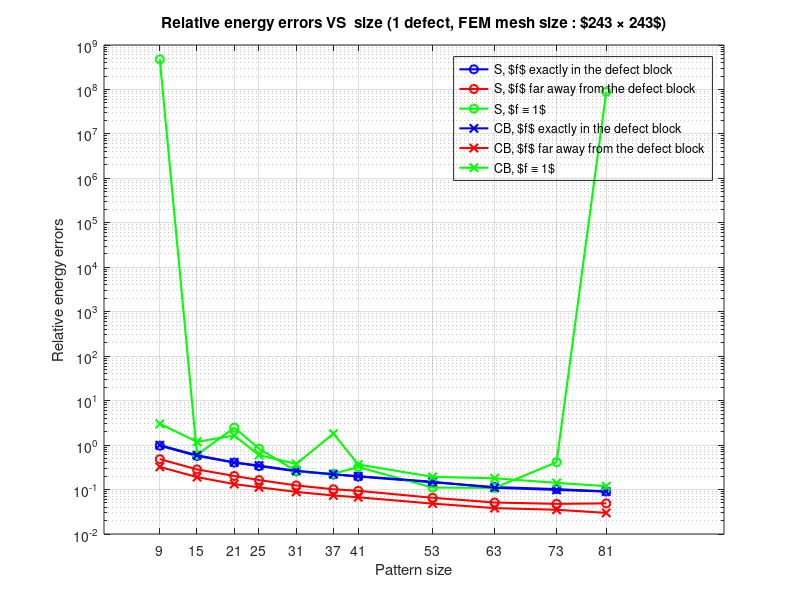

Write the MATLAB code that produced this figure.
x = [9, 15, 21, 25, 31, 37, 41, 53, 63, 73, 81];

y2 = [0.96955, 0.569886, 0.403971, 0.336314, 0.257441, 0.219014, 0.195993, 0.145214, 0.11383, 0.102295, 0.0907943];  % sponge pattern f exactly in the defect block
y3 = [4.76016e+08, 0.602729, 2.46625, 0.830233, 0.258869, 0.225821, 0.320712, 0.110813, 0.109032, 0.412448, 8.88536e+07]; % sponge pattern f=1
y4 = [0.481949, 0.28411, 0.20221, 0.16354, 0.123732, 0.101429, 0.093669, 0.0651953, 0.0510991, 0.0476644, 0.0488627]; % sponge pattern f far away from the defect block
y5 = [0.322697, 0.190411, 0.132675, 0.11221, 0.0885265, 0.0734998, 0.0669462, 0.0482137, 0.0382324, 0.0350658, 0.0298518]; % checkerboard pattern f far away from the defect block
y6 = [0.99866, 0.591164, 0.408771, 0.346439, 0.264211, 0.220872, 0.19985, 0.149747, 0.109593, 0.0980356, 0.0899418]; % checkerboard pattern f exactly in the defect block
y7 = [3.0017, 1.18449, 1.6402, 0.595692, 0.375667, 1.81017, 0.365562, 0.192765, 0.179254, 0.141179, 0.118998]; % checkerboard pattern f=1

linew = 1.5;

semilogy(x, y2, '-o', 'LineWidth', linew, 'color', 'blue');
hold on;
semilogy(x, y4, '-o', 'LineWidth', linew, 'color', 'red');
hold on;
semilogy(x, y3, '-o', 'LineWidth', linew, 'color', 'green');
hold on;
semilogy(x, y6, '-x', 'LineWidth', linew, 'color', 'blue');  
hold on;
semilogy(x, y5, '-x', 'LineWidth', linew, 'color', 'red'); 
hold on;
semilogy(x, y7, '-x', 'LineWidth', linew, 'color', 'green');

xlabel('Pattern size');
ylabel('Relative energy errors');
title('Relative energy errors VS  size (1 defect, FEM mesh size : $243 \times 243$)');

grid on;

legend('S, $f$ exactly in the defect block', 
       'S, $f$ far away from the defect block', 
       'S, $f \equiv 1$', 
       'CB, $f$ exactly in the defect block',
       'CB, $f$ far away from the defect block',
       'CB, $f \equiv 1$',
       'location', 'northeast', % north
       'NumColumns', 1,
       'Color', 'none'
);

% set(gca, 'YScale', 'log'); 

% set x-axis ticks to match the x data
xticks(x);

% print("relative_energy_errors_vs_cbsize.png", "-dpng", "-r300");
print("relative_energy_errors_vs_cbsize.tex", "-dtex");
